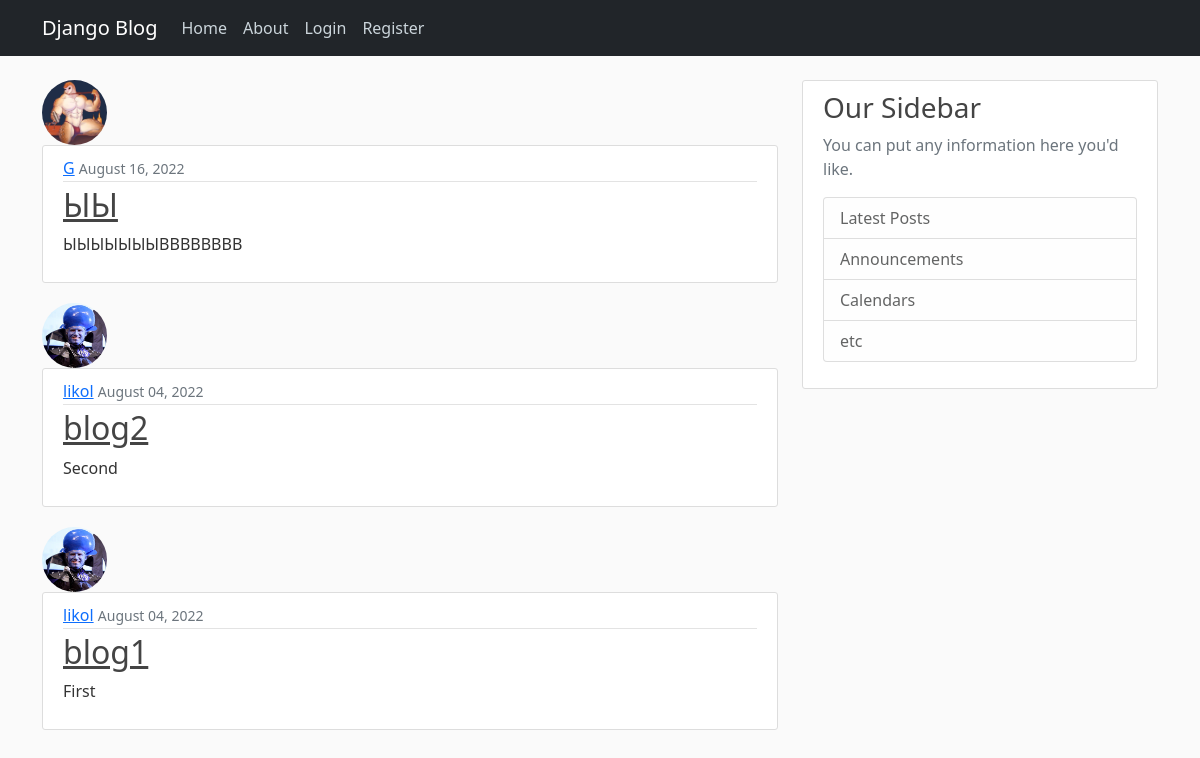
Screenshot of /blog/ with the database file from the repository.
### blog/models.py (models this page shows, shortened)
class Post(models.Model):
    title = models.CharField(max_length=100)
    content = models.TextField()
    date_posted = models.DateTimeField(default=timezone.now)
    author = models.ForeignKey(User, on_delete=models.CASCADE)

### users/models.py (models this page shows, shortened)
class Profile(models.Model):
    user = models.OneToOneField(User, on_delete=models.CASCADE)
    image = models.ImageField(default='profile_pics/default.jpg', upload_to="profile_pics")

### blog/views.py (the view)
# urls.py: path('', PostListView.as_view(), name='blog-home'),
class PostListView(ListView):
    model = Post
    template_name = 'blog/index.html'
    context_object_name = 'posts'
    ordering = ['-date_posted']

### blog/templates/blog/index.html
{% extends 'blog/base.html' %}
{% block content %}
    {% for post in posts %}
    <img class="rounded-circle article-img" src="{{ post.author.profile.image.url }}">
    <article class="media content-section">
        <div class="media-body">
            <div class="article-metadata">
                    <a class="mr-2" href="#">{{ post.author }}</a>
                    <small class="text-muted">{{ post.date_posted|date:"F d, Y" }}</small>
            </div>
            <h2><a class="article-title" href="{% url 'post-detail' post.pk %}">{{ post.title }}</a></h2>
            <p class="article-content">{{ post.content }}</p>
        </div>
    </article>
    {% endfor %}
{% endblock %}

### blog/templates/blog/base.html (shortened to what this page needs)
{% load static %}
<!doctype html>
<html lang="en">
<head>
  <link href="https://cdn.jsdelivr.net/npm/bootstrap@5.1.3/dist/css/bootstrap.min.css" rel="stylesheet"
>
  <link rel="stylesheet" href="{% static 'blog/main.css' %}">
</head>
<body>
  <header class="site-header">
    <nav class="navbar navbar-expand-md navbar-dark bg-dark fixed-top">
      <div class="container">
        <a class="navbar-brand mr-4" href="{% url 'blog-home' %}">Django Blog</a>
        <div class="collapse navbar-collapse" id="navbarToggle">
          <div class="navbar-nav mr-auto">
            <a class="nav-item nav-link" href="{% url 'blog-home' %}">Home</a>
            <a class="nav-item nav-link" href="{% url 'blog-about' %}">About</a>
          </div>
          <div class="navbar-nav">
            {% if request.user.is_authenticated %}
            <a class="nav-item nav-link" href="{% url 'post-create' %}">New Post</a>
            <a class="nav-item nav-link" href="{% url 'profile' %}">Profile</a>
            <a class="nav-item nav-link" href="{% url 'logout' %}">Logout</a>
            {% else %}
            <a class="nav-item nav-link" href="{% url 'login' %}">Login</a>
            <a class="nav-item nav-link" href="{% url 'register' %}">Register</a>
            {% endif %}
          </div>
        </div>
      </div>
    </nav>
  </header>
  <main role="main" class="container">
    <div class="row">
      <div class="col-md-8">
        {% block content %}{% endblock %}
      </div>
      <div class="col-md-4">
        <div class="content-section">
          <h3>Our Sidebar</h3>
          <p class='text-muted'>You can put any information here you'd like.
          <ul class="list-group">
            <li class="list-group-item list-group-item-light">Latest Posts</li>
            <li class="list-group-item list-group-item-light">Announcements</li>
            <li class="list-group-item list-group-item-light">Calendars</li>
            <li class="list-group-item list-group-item-light">etc</li>
          </ul>
          </p>
        </div>
      </div>
    </div>
  </main>
</body>
</html>

### blog/static/blog/main.css (style rules this page uses)
body { background: #fafafa; color: #333333; margin-top: 5rem; }
h1, h2, h3, h4, h5, h6 { color: #444444; }
ul { margin: 0; }
.site-header .navbar-nav .nav-link { color: #cbd5db; }
.content-section { background: #ffffff; padding: 10px 20px; border: 1px solid #dddddd; border-radius: 3px; margin-bottom: 20px; }
.article-title { color: #444444; }
.article-content { white-space: pre-line; }
.article-img { height: 65px; width: 65px; margin-right: 16px; }
.article-metadata { padding-bottom: 1px; margin-bottom: 4px; border-bottom: 1px solid #e3e3e3; }

### rows the page displays
Post: author.profile.image (placeholder picture), author "G", date_posted "August 16, 2022", title "ЫЫ", content "ЫЫЫЫЫЫЫВВВВВВВВ"
Post: author.profile.image (picture), author "likol", date_posted "August 04, 2022", title "blog2", content "Second"
Post: author.profile.image (picture), author "likol", date_posted "August 04, 2022", title "blog1", content "First"
